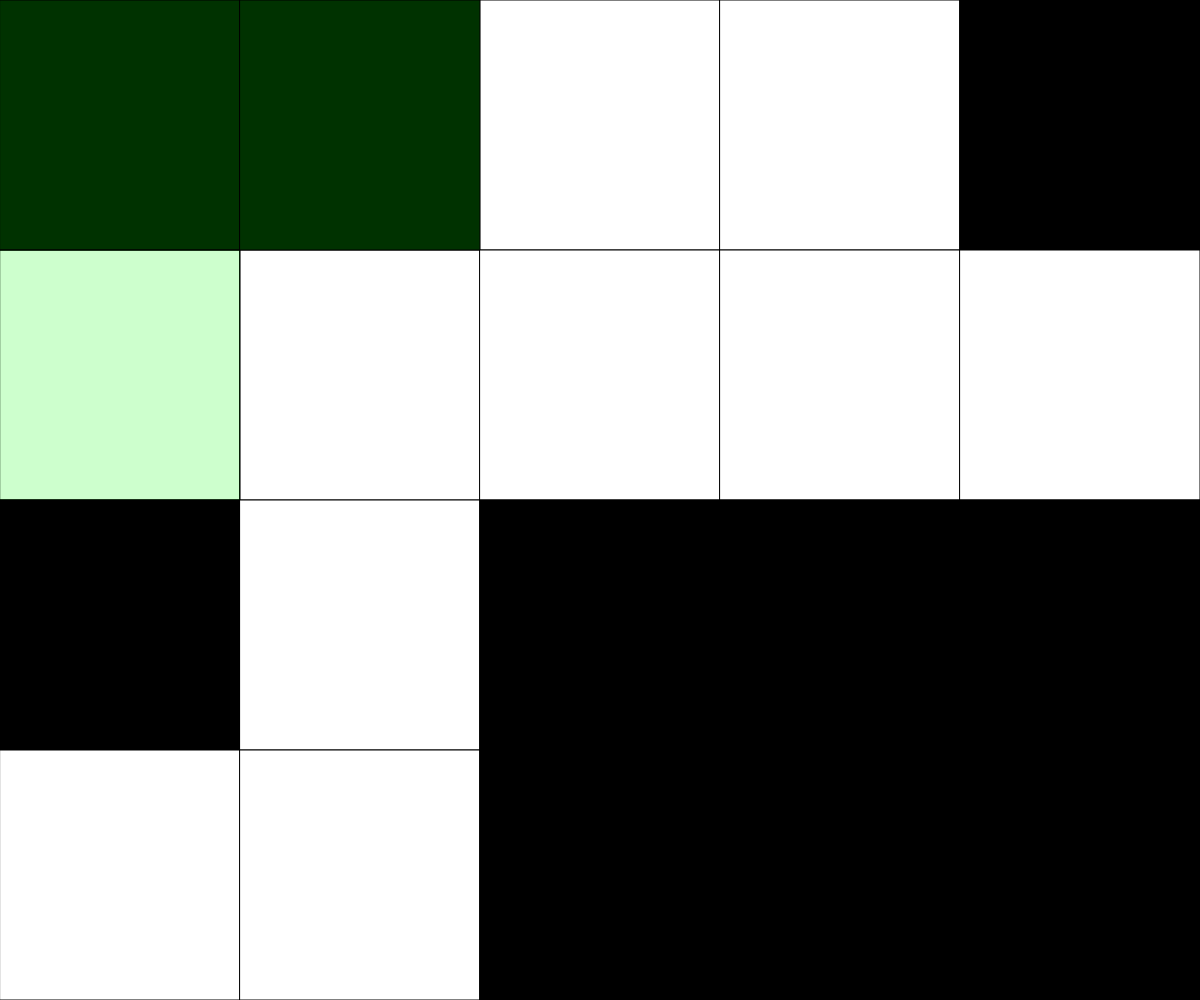
Frame 1 (no input)
Frame 60 (no input): identical to frame 1, image omitted
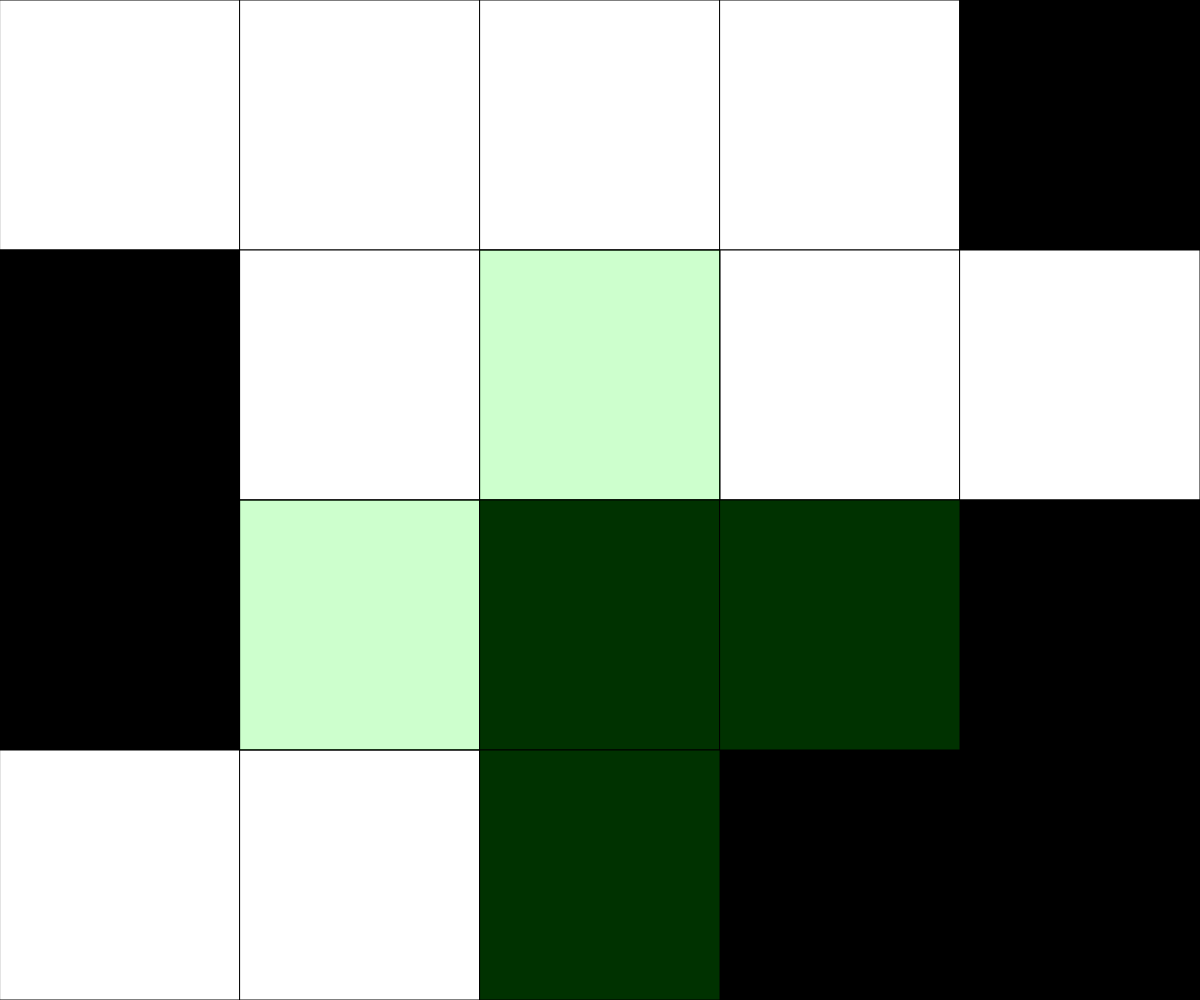
Frame 120 (the mouse pressed at the canvas centre since frame 60)

The p5.js sketch that drew these frames (run headless with seeded random() and noise() and a simulated clock; from frame 60 on, the mouse is pressed at the canvas centre):

// p5.js sketch
// ── sketch.js
//Insert your Comment Header here.

let NUM_ROWS = 4;
let NUM_COLS = 5;
let rectWidth, rectHeight;
let currentRow, currentCol;
let gameWon = false;
let fillMode = "cross";
let gridData = [[0,0,0,0,0],
                [0,0,0,0,0],
                [0,255,0,0,0],
                [255,255,255,0,0]];

let overlayData = [[1,0,0,0,0],
                   [0,0,0,0,0],
                   [0,0,0,0,0],
                   [0,0,0,0,0]];

function setup() {
  // Determine the size of each square. Could use windowHeight,windowHeight  for Canvas to keep a square aspect ratio
  createCanvas(windowWidth, windowHeight);
  rectWidth = width/NUM_COLS;
  rectHeight = height/NUM_ROWS;
  randomize(); //randomize the square colors
}

function draw() {
  background(220);
  determineActiveSquare();   //figure out which tile the mouse cursor is over
  drawGrid();                //render the current game board to the screen (and the overlay)
  winCondition(); //check for win condition and render the win screen
  drawOverlay(); //draw the overlay
}

function randomize(){
  for (let x = 0; x < NUM_COLS ; x++){
    for (let y = 0; y < NUM_ROWS; y++){
      gridData[y][x] = (Math.round(random(1)) === 0 && 255) || 0; //50/50 for either white or black
    }
  }
}

function mousePressed(){
  // cross-shaped pattern flips on a mouseclick. Boundary conditions are checked within the flip function to ensure in-bounds access for array
  if (gameWon === true) return; //disables user input if game has been won

  flip(currentCol, currentRow);

  if (keyIsDown(SHIFT)) return; //shift click flips only the clicked square

  if (fillMode === "cross") {
    flip(currentCol + 1, currentRow);
    flip(currentCol - 1, currentRow);
    flip(currentCol, currentRow + 1);
    flip(currentCol, currentRow - 1);
  } else {
    flip(currentCol + 1, currentRow);
    flip(currentCol, currentRow + 1);
    flip(currentCol + 1, currentRow + 1);
  }
}

function keyPressed(){
  if (key === " "){
    if (fillMode === "cross"){
      fillMode = "square"
    } else {
      fillMode = "cross"
    }
  }
}

function changeOverlay(col, row){
  if (col >= 0 && col < NUM_COLS ){
    if (row >= 0 && row < NUM_ROWS){
      overlayData[row][col] = 1;
    }
  }
}

function drawOverlay(){  
  for (let x = 0; x < NUM_COLS ; x++){
    for (let y = 0; y < NUM_ROWS; y++){
      overlayData[y][x] = 0;
    }
  }

  changeOverlay(currentCol, currentRow);
  if (fillMode === "cross") {
    changeOverlay(currentCol + 1, currentRow);
    changeOverlay(currentCol - 1, currentRow);
    changeOverlay(currentCol, currentRow + 1);
    changeOverlay(currentCol, currentRow - 1);
  } else {
    changeOverlay(currentCol + 1, currentRow);
    changeOverlay(currentCol, currentRow + 1);
    changeOverlay(currentCol + 1, currentRow + 1);
  }
  

  for (let x = 0; x < NUM_COLS ; x++){
    for (let y = 0; y < NUM_ROWS; y++){
      if (overlayData[y][x] === 1) {
        fill(0, 255, 0, 50)
        rect(x*rectWidth, y*rectHeight, rectWidth, rectHeight);
      }
    }
  }
}

function winCondition(){
  let startingColor = gridData[0][0]; //starting variable used to check for win condition each frame
  let winCondition = true; //bool to check if game was won

  //loop to check
  for (let x = 0; x < NUM_COLS ; x++){
    for (let y = 0; y < NUM_ROWS; y++){
      let color = gridData[y][x]

      if (startingColor !== color) winCondition = false; //if just one square color doesn't match then game hasn't been won
    }
  }

  gameWon = winCondition; //set the global variable to win condition

  if (gameWon === true) { //if game has been won
    fill(0, 255, 0);
    textSize(100);
    textAlign(CENTER);
    text("YOU WIN!", width/2, height/2);
  }
}

function flip(col, row){
  // given a column and row for the 2D array, flip its value from 0 to 255 or 255 to 0
  // conditions ensure that the col and row given are valid and exist for the array. If not, no operations take place.
  if (col >= 0 && col < NUM_COLS ){
    if (row >= 0 && row < NUM_ROWS){
      if (gridData[row][col] === 0) gridData[row][col] = 255;
      else gridData[row][col] = 0;
    }
  }
}

function determineActiveSquare(){
  // An expression to run each frame to determine where the mouse currently is.
  currentRow = int(mouseY / rectHeight);
  currentCol = int(mouseX / rectWidth);
}

function drawGrid(){
  // Render a grid of squares - fill color set according to data stored in the 2D array
  for (let x = 0; x < NUM_COLS ; x++){
    for (let y = 0; y < NUM_ROWS; y++){
      fill(gridData[y][x]); 
      rect(x*rectWidth, y*rectHeight, rectWidth, rectHeight);
    }
  }
}
